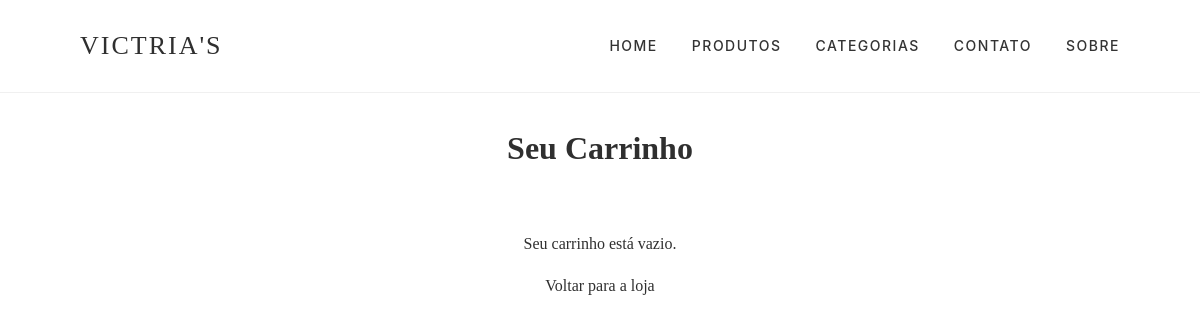
Page /carrinho/ (signed in) on the earlier database version.
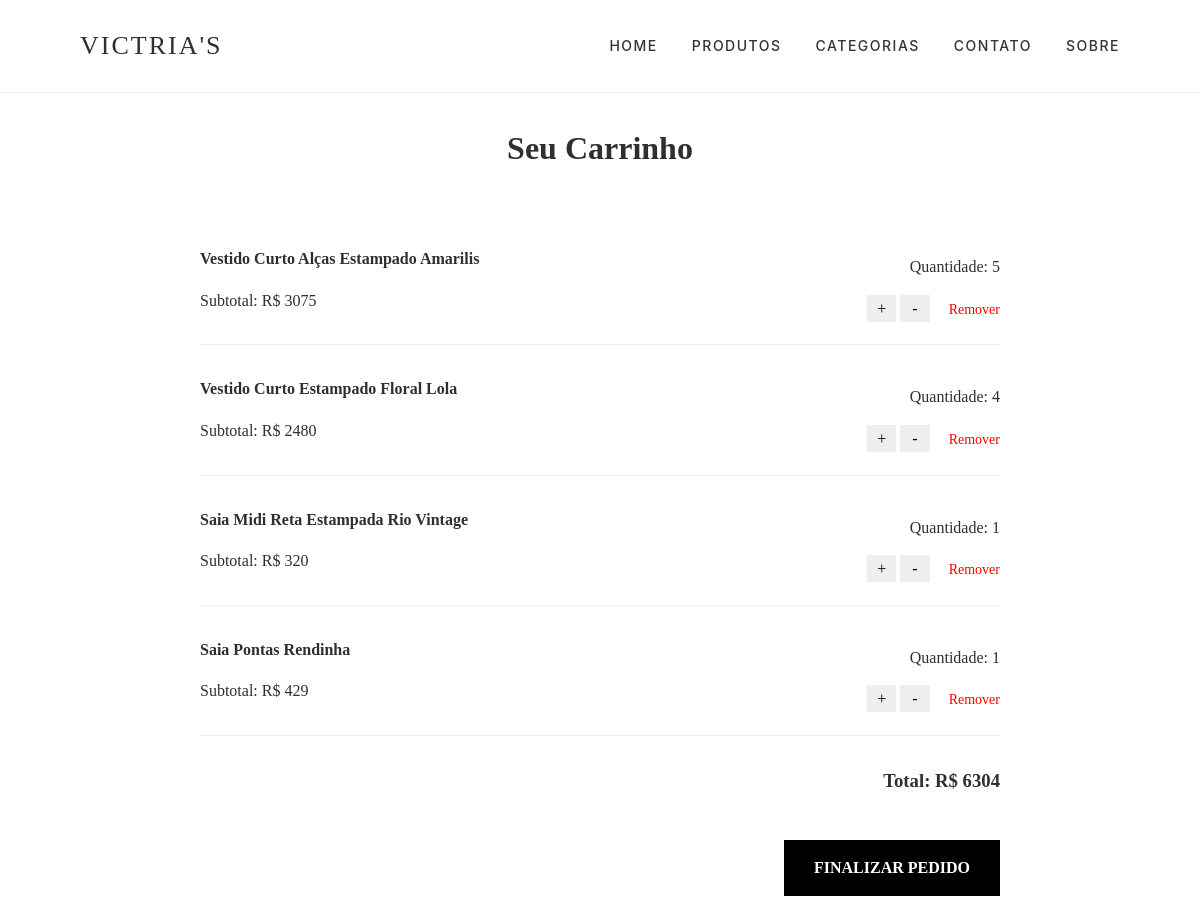
Same page on the later database version.
### lojaapp/models.py (models this page shows, shortened)
class ItemCarrinho(models.Model):
    carrinho = models.ForeignKey(Carrinho, on_delete=models.CASCADE)
    produto = models.ForeignKey(Produto, on_delete=models.CASCADE)
    quantidade = models.PositiveIntegerField(default=1)
    subtotal = models.PositiveIntegerField(default=0)

class Produto(models.Model):
    titulo = models.CharField(max_length=200)
    slug = models.SlugField(unique=True)
    categoria = models.ForeignKey(Categoria, on_delete=models.CASCADE)
    image = models.ImageField(upload_to="produtos", null=True, blank=True)
    preco_mercado = models.PositiveIntegerField()
    descricao = models.TextField()
    visualizacao = models.PositiveIntegerField(default=0)

class Carrinho(models.Model):
    cliente = models.ForeignKey(Cliente, on_delete=models.SET_NULL, null=True, blank=True)
    total = models.PositiveIntegerField(default=0)
    criado_em = models.DateTimeField(auto_now_add=True)

### lojaapp/views.py (the view)
# urls.py: path("carrinho/", ver_carrinho, name="ver_carrinho"),
def ver_carrinho(request):
    carrinho_id = request.session.get("carrinho_id")
    carrinho = Carrinho.objects.filter(id=carrinho_id).first() if carrinho_id else None
    itens = ItemCarrinho.objects.filter(carrinho=carrinho) if carrinho else []
    return render(request, "carrinho.html", {"carrinho": carrinho, "itens": itens})

### templates/carrinho.html
{% extends "base.html" %}
{% block content %}
<h1 style="text-align:center; margin-top:30px;">Seu Carrinho</h1>
<div style="max-width: 800px; margin: 0 auto; padding: 20px;">
    {% for item in itens %}
        <div style="display: flex; justify-content: space-between; align-items: center; border-bottom: 1px solid #eee; padding: 15px 0;">
            <div>
                <p><strong>{{ item.produto.titulo }}</strong></p>
                <p>Subtotal: R$ {{ item.subtotal }}</p>
            </div>
            <div style="text-align: right;">
                <p>Quantidade: {{ item.quantidade }}</p>
                <a href="{% url 'lojaapp:gerenciarcarrinho' item.id %}?acao=inc" style="text-decoration:none; padding: 5px 10px; background: #eee; color: black;">+</a>
                <a href="{% url 'lojaapp:gerenciarcarrinho' item.id %}?acao=dec" style="text-decoration:none; padding: 5px 12px; background: #eee; color: black;">-</a>
                <a href="{% url 'lojaapp:gerenciarcarrinho' item.id %}?acao=rmv" style="color: red; margin-left: 15px; font-size: 14px;">Remover</a>
            </div>
        </div>
    {% empty %}
        <p style="text-align:center;">Seu carrinho está vazio.</p>
        <div style="text-align:center;">
            <a href="{% url 'lojaapp:home' %}">Voltar para a loja</a>
        </div>
    {% endfor %}
    {% if itens %}
        <div style="margin-top: 30px; text-align: right;">
            <h3>Total: R$ {{ carrinho.total }}</h3>
            <br>
            <a href="{% url 'lojaapp:finalizar_pedido' %}" style="padding: 15px 30px; background: black; color: white; text-decoration: none; font-weight: bold; display: inline-block;">
                FINALIZAR PEDIDO
            </a>
        </div>
    {% endif %}
</div>
{% endblock %}

Differences in the rows shown:
added ItemCarrinho: produto.titulo "Vestido Curto Alças Estampado Amarilis", subtotal "3075", quantidade "5"
added ItemCarrinho: produto.titulo "Vestido Curto Estampado Floral Lola", subtotal "2480", quantidade "4"
added ItemCarrinho: produto.titulo "Saia Midi Reta Estampada Rio Vintage", subtotal "320", quantidade "1"
added ItemCarrinho: produto.titulo "Saia Pontas Rendinha", subtotal "429", quantidade "1"
now on this page (row edited): Carrinho: total "6304"
Other differences:
text no longer shown: "Seu carrinho está vazio. Voltar para a loja"
text now shown: "Total: R$ FINALIZAR PEDIDO"
